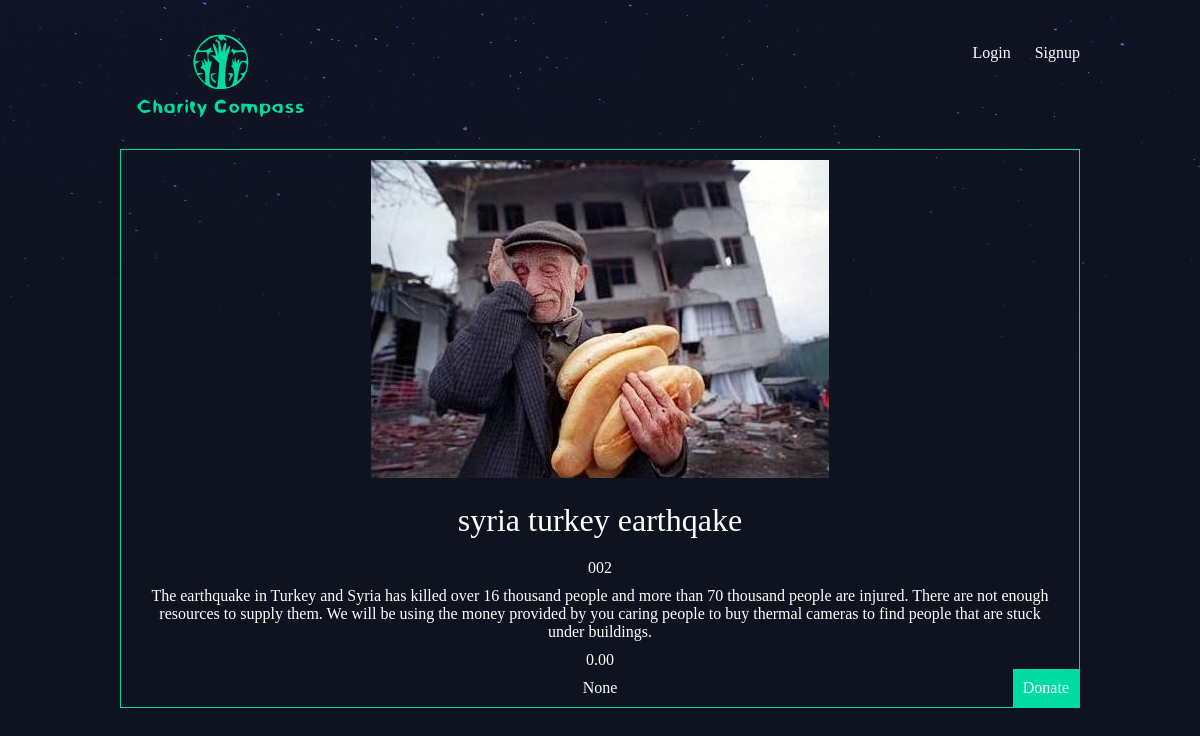
/campagne/syria-turkey-earthqake/, run on the app's committed database.
### campagne/models.py (models this page shows, shortened)
class Campagne(models.Model):
    charity_number = models.CharField(max_length=50)
    slug = models.SlugField()
    nom = models.CharField(max_length=100)
    histoire = models.TextField()
    montant = models.DecimalField(max_digits=6, decimal_places=2, default=0.0)
    supporteurs = models.IntegerField(max_length=100, null = True)
    thumbnail = models.ImageField(default='default.png', blank=True)
    fundraiser = models.ForeignKey(User, on_delete=models.CASCADE, default=None)

### campagne/views.py (the view)
# urls.py: re_path(r'^(?P<slug>[\w-]+)/$', views.campagne_detail, name="detail"),
def campagne_detail(request, slug):
    campagne = Campagne.objects.get(slug=slug)
    return render(request, 'campagne/campagne_detail.html', { 'campagne': campagne })

### campagne/templates/campagne/campagne_detail.html
{% extends 'base.html'%}
{% block content %}
<div class="campagne-detail">
    <div class="campagne">
        <img src="{{ campagne.thumbnail.url}}">
        <h2>{{ campagne.nom }}</h2>
        <p>{{ campagne.charity_number }}</p>
        <p>{{ campagne.histoire }}</p>
        <p>{{ campagne.montant }}</p>
        <p>{{ campagne.supporteurs }}</p>
        <form method="POST">
            <button type="submit" class="donate"><a href="https://buy.stripe.com/test_14k5nv89M03xamAcMM">Donate</a></button>
        </form>
    </div>
</div>
{% endblock %}

### assets/styles.css (style rules this page uses)
body { background-color: #0f121f; background-image: url(stars.png); background-repeat: repeat-x; color: #fff; }
body * { font-family: Ubuntu; }
h1, h2, h3, h4, h5 { font-weight: normal; margin: 0; }
a, a:hover, a:visited { color: #fff; text-decoration: none; }
button { background: none; color: #fff; cursor: pointer; border: 0; font-size: 16px; }
.campagne { padding: 10px; border: 1px solid #00dba0; position: relative; padding-bottom: 40px; text-align: center; }
.campagne h2 { font-size: 1.2em; }
.campagne .donate, .campagne .fundraiser { padding: 10px; background: #00dba0; position: absolute; right: 0; bottom: 0; margin-bottom: 0; color: #0f121f; }
.campagne-detail .campagne { padding: 0; }
.campagne-detail .campagne img { margin-top: 10px; max-width: 100%; }
.campagne-detail .campagne h2 { text-align: center; margin: 20px auto; font-size: 2em }
.campagne-detail .campagne p { text-align: center; }
.campagne-detail .campagne p { margin: 10px 20px }

### data on the page
Campagne: thumbnail (picture), nom "syria turkey earthqake", charity_number "002", histoire "The earthquake in Turkey and Syria has killed over 16 thousand people and more than 70 thousand people are injured. There are not enough resources to supply them. We will be using the money provided by you caring people to buy thermal cameras to find people that are stuck under buildings.", montant "0.00", supporteurs "None"
